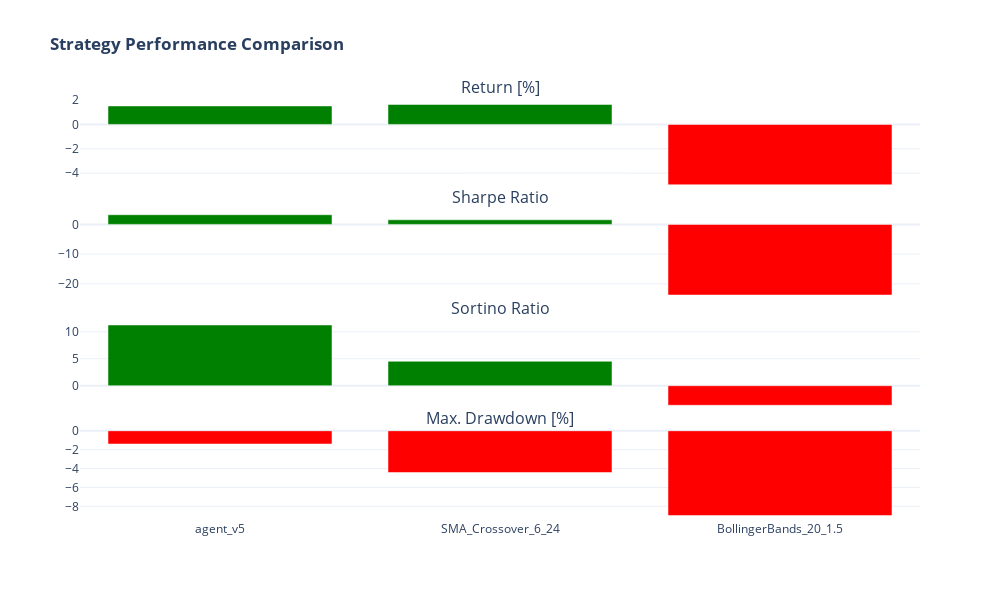
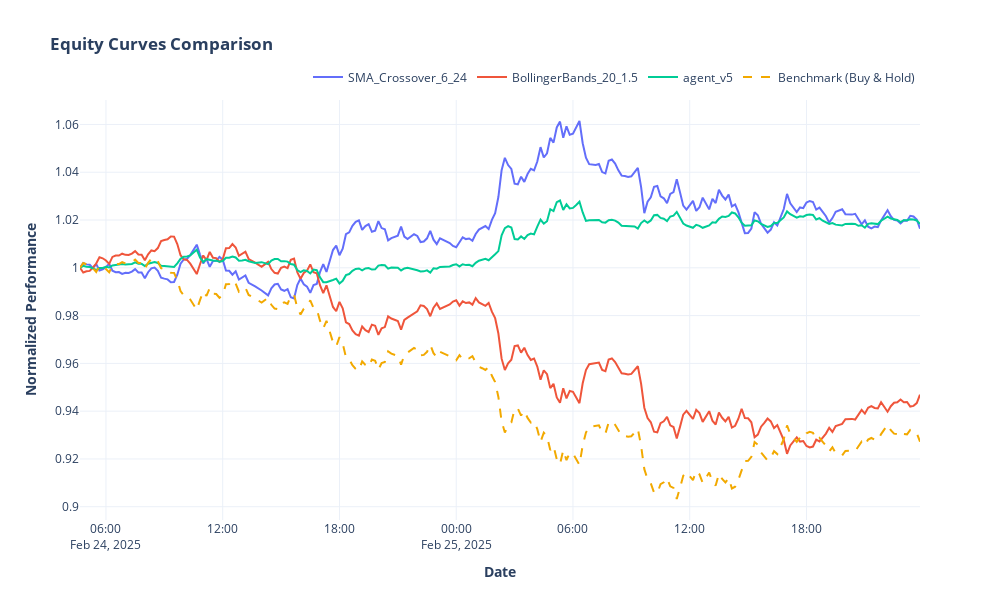

The code cell stored with these charts, in order, in its notebook:
### Code cell
from trading_package.models import MarketData
from trading_package.strategies import CrossoverStrategies, TradeGenerator
from trading_package.utils import PerformanceCalculator
from trading_package.visualization import TradingVisualizer

# Create MarketData object
market_data = MarketData(df=backtest_data)
print(f"Created market data with {len(backtest_data)} rows.")

print("\nGenerating Strategies signals...")
# # Create Custom strategy
market_data_custom = market_data.model_copy()
custom_strategies = []

for strategy_name in strategies:
    strategy_data = signals_data[signals_data['strategy_name'] == strategy_name].copy()
    market_data_custom.df.loc[:, 'signal'] = strategy_data['signal'].values
    market_data_custom.df.loc[:, 'position'] = strategy_data['position'].values
    strategy = CrossoverStrategies.custom_signals(
                market_data=market_data_custom,
                signal_col="signal",
                position_col="position",
                strategy_name=strategy_name)
    custom_strategies.append(strategy)

# Create SMA crossover strategy
sma_strategy = CrossoverStrategies.sma_crossover(
    market_data=market_data,
    short_window=6,
    long_window=24,
    strategy_name="SMA_Crossover"
)
# Create Bollinger Bands strategy
bollinger_strategy = CrossoverStrategies.bollinger_bands_strategy(
    market_data=market_data,
    window=20,
    num_std=1.5,
    strategy_name="BollingerBands"
)

# Generate trades for Custom strategy
print("\nGenerating trades for strategies...")
custom_trades = TradeGenerator.generate_trade_dataframe(
    strategy_signals=custom_strategies[0]
)
# custom_trades1 = TradeGenerator.generate_trade_dataframe(
#     strategy_signals=custom_strategies[1]
# )
# custom_trades2 = TradeGenerator.generate_trade_dataframe(
#     strategy_signals=custom_strategies[2]
# )

# Generate trades for SMA strategy
sma_trades = TradeGenerator.generate_trade_dataframe(
    strategy_signals=sma_strategy
)

# Generate trades for Bollinger Bands strategy
bollinger_trades = TradeGenerator.generate_trade_dataframe(
    strategy_signals=bollinger_strategy
)

# Calculate performance metrics for Custom strategy
print("\nCalculating performance metrics for strategies...")
custom_metrics = PerformanceCalculator.calculate_performance_metrics(
    trades_data=custom_trades,
    market_data=custom_strategies[0]  # Pass the strategy object instead of market_data
)
# custom_metrics1 = PerformanceCalculator.calculate_performance_metrics(
#     trades_data=custom_trades1,
#     market_data=custom_strategies[1]  # Pass the strategy object instead of market_data
# )
# custom_metrics2 = PerformanceCalculator.calculate_performance_metrics(
#     trades_data=custom_trades2,
#     market_data=custom_strategies[2] # Pass the strategy object instead of market_data
# )

# Calculate performance metrics for SMA strategy
sma_metrics = PerformanceCalculator.calculate_performance_metrics(
    trades_data=sma_trades,
    market_data=sma_strategy  # Pass the strategy object instead of market_data
)

# Calculate performance metrics for Bollinger Bands strategy
bollinger_metrics = PerformanceCalculator.calculate_performance_metrics(
    trades_data=bollinger_trades,
    market_data=bollinger_strategy  # Pass the strategy object instead of market_data
)

# Compare performance metrics
print("\nCreating performance comparison visualization...")
metrics_fig = TradingVisualizer.plot_performance_comparison(
    performance_metrics_list=[
                            custom_metrics,
                            #   custom_metrics1,
                            #   custom_metrics2,
                              sma_metrics,
                              bollinger_metrics],
    title="Strategy Performance Comparison",
    dark_mode=False
)
metrics_fig.show()

# Plot equity curve
custom_equity_curve = PerformanceCalculator.get_equity_curves(custom_strategies[0], custom_trades)
# custom_equity_curve1 = PerformanceCalculator.get_equity_curves(custom_strategies[1], custom_trades1)
# custom_equity_curve2 = PerformanceCalculator.get_equity_curves(custom_strategies[2], custom_trades2)
sma_equity_curve = PerformanceCalculator.get_equity_curves(sma_strategy, sma_trades)
bollinger_equity_curve = PerformanceCalculator.get_equity_curves(bollinger_strategy, bollinger_trades)

print("\nCreating equity curves visualization...")
equity_fig = TradingVisualizer.plot_equity_curves(
    equity_curves=[
        sma_equity_curve,
        bollinger_equity_curve,
        custom_equity_curve,
        # custom_equity_curve1,
        # custom_equity_curve2
    ],
    title="Equity Curves Comparison",
    dark_mode=False,
    width=1000,
    height=600,
)
equity_fig.show()

### Figure 1 — Plotly figure (JSON) as saved in the notebook; plotly's stock layout.template omitted (floating-point values rounded to 4 significant figures)
{"data": [{"hovertemplate": "%{x}<br>Return [%]: %{y:.2f}<extra></extra>", "marker": {"color": ["green", "green", "red"]}, "name": "Return [%]", "type": "bar", "x": ["agent_v5", "SMA_Crossover_6_24", "BollingerBands_20_1.5"], "xaxis": "x", "y": [1.517, 1.639, -4.959], "yaxis": "y"}, {"hovertemplate": "%{x}<br>Sharpe Ratio: %{y:.2f}<extra></extra>", "marker": {"color": ["green", "green", "red"]}, "name": "Sharpe Ratio", "type": "bar", "x": ["agent_v5", "SMA_Crossover_6_24", "BollingerBands_20_1.5"], "xaxis": "x2", "y": [3.252, 1.544, -23.74], "yaxis": "y2"}, {"hovertemplate": "%{x}<br>Sortino Ratio: %{y:.2f}<extra></extra>", "marker": {"color": ["green", "green", "red"]}, "name": "Sortino Ratio", "type": "bar", "x": ["agent_v5", "SMA_Crossover_6_24", "BollingerBands_20_1.5"], "xaxis": "x3", "y": [11.26, 4.532, -3.629], "yaxis": "y3"}, {"hovertemplate": "%{x}<br>Max. Drawdown [%]: %{y:.2f}<extra></extra>", "marker": {"color": ["red", "red", "red"]}, "name": "Max. Drawdown [%]", "type": "bar", "x": ["agent_v5", "SMA_Crossover_6_24", "BollingerBands_20_1.5"], "xaxis": "x4", "y": [-1.403, -4.422, -8.977], "yaxis": "y4"}], "layout": {"annotations": [{"font": {"size": 16}, "showarrow": false, "text": "Return [%]", "x": 0.5, "xanchor": "center", "xref": "paper", "y": 1, "yanchor": "bottom", "yref": "paper"}, {"font": {"size": 16}, "showarrow": false, "text": "Sharpe Ratio", "x": 0.5, "xanchor": "center", "xref": "paper", "y": 0.7375, "yanchor": "bottom", "yref": "paper"}, {"font": {"size": 16}, "showarrow": false, "text": "Sortino Ratio", "x": 0.5, "xanchor": "center", "xref": "paper", "y": 0.475, "yanchor": "bottom", "yref": "paper"}, {"font": {"size": 16}, "showarrow": false, "text": "Max. Drawdown [%]", "x": 0.5, "xanchor": "center", "xref": "paper", "y": 0.2125, "yanchor": "bottom", "yref": "paper"}], "height": 600, "hovermode": "x", "showlegend": false, "title": {"text": "<b>Strategy Performance Comparison<b>"}, "width": 1000, "xaxis": {"anchor": "y", "domain": [0, 1], "matches": "x4", "showticklabels": false}, "xaxis2": {"anchor": "y2", "domain": [0, 1], "matches": "x4", "showticklabels": false}, "xaxis3": {"anchor": "y3", "domain": [0, 1], "matches": "x4", "showticklabels": false}, "xaxis4": {"anchor": "y4", "domain": [0, 1]}, "yaxis": {"anchor": "x", "domain": [0.7875, 1]}, "yaxis2": {"anchor": "x2", "domain": [0.525, 0.7375]}, "yaxis3": {"anchor": "x3", "domain": [0.2625, 0.475]}, "yaxis4": {"anchor": "x4", "domain": [0, 0.2125]}}}

### Figure 2 — Plotly figure (JSON) as saved in the notebook; plotly's stock layout.template omitted (floating-point values rounded to 4 significant figures; data arrays with more than 128 entries replaced by an {"elided": "..."} marker saying what was removed)
{"data": [{"hovertemplate": "%{x}<br>SMA_Crossover_6_24: %{y:.2%}<extra></extra>", "mode": "lines", "name": "SMA_Crossover_6_24", "type": "scatter", "x": {"elided": "250 str values"}, "y": {"elided": "250 float values"}}, {"hovertemplate": "%{x}<br>BollingerBands_20_1.5: %{y:.2%}<extra></extra>", "mode": "lines", "name": "BollingerBands_20_1.5", "type": "scatter", "x": {"elided": "250 str values"}, "y": {"elided": "250 float values"}}, {"hovertemplate": "%{x}<br>agent_v5: %{y:.2%}<extra></extra>", "mode": "lines", "name": "agent_v5", "type": "scatter", "x": {"elided": "250 str values"}, "y": {"elided": "250 float values"}}, {"hovertemplate": "%{x}<br>Benchmark: %{y:.2%}<extra></extra>", "line": {"color": "#F2A900", "dash": "dash"}, "mode": "lines", "name": "Benchmark (Buy & Hold)", "type": "scatter", "x": {"elided": "250 str values"}, "y": {"elided": "250 float values"}}], "layout": {"height": 600, "hovermode": "x unified", "legend": {"orientation": "h", "x": 1, "xanchor": "right", "y": 1.02, "yanchor": "bottom"}, "title": {"text": "<b>Equity Curves Comparison<b>"}, "width": 1000, "xaxis": {"title": {"text": "<b>Date<b>"}}, "yaxis": {"title": {"text": "<b>Normalized Performance</b>"}}}}
